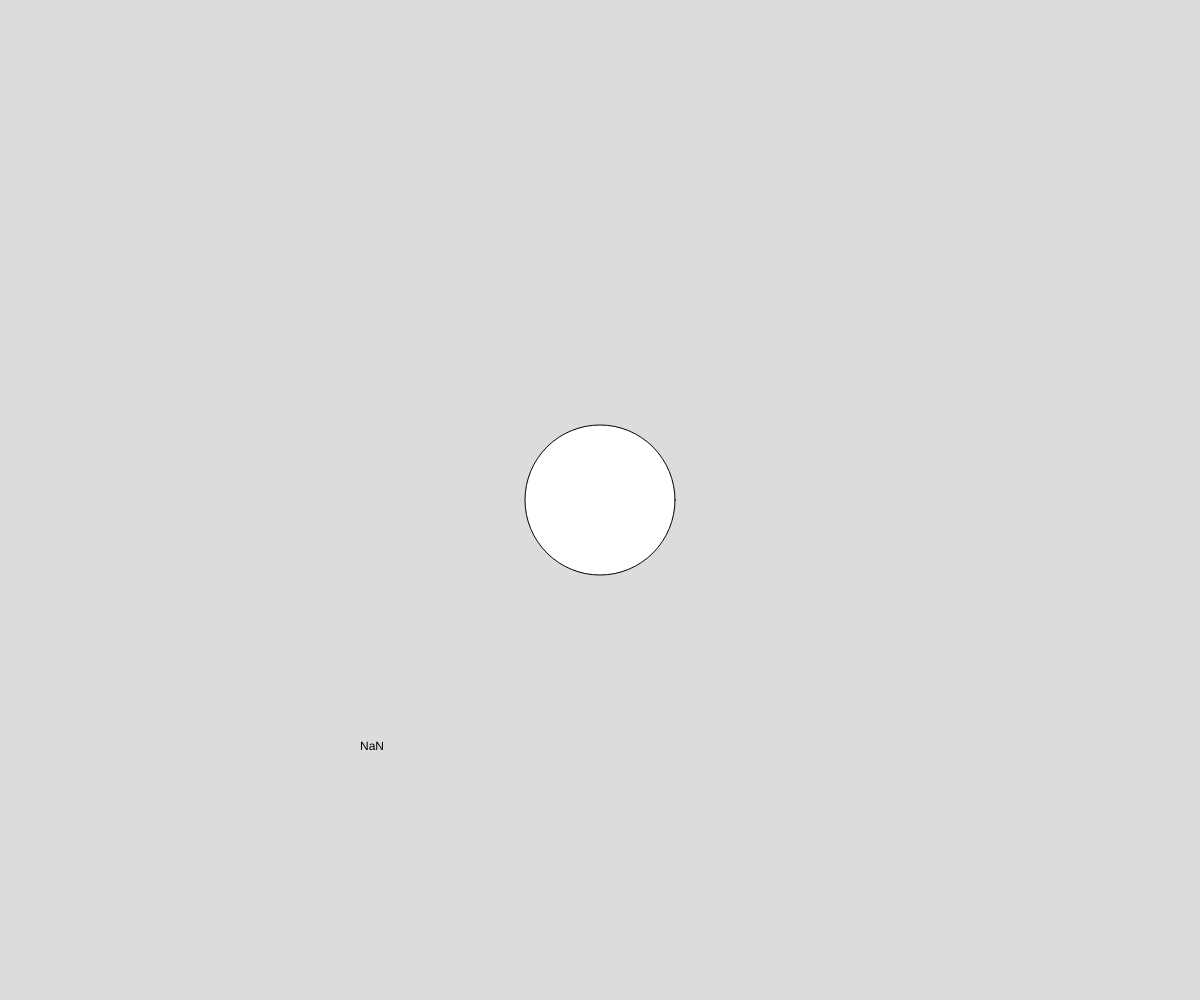
Frame 1 (no input)
Frame 60 (no input): identical to frame 1, image omitted
Frame 120 (the mouse pressed at the canvas centre since frame 60): identical to frame 1, image omitted

The p5.js sketch that drew this single still picture (run headless with seeded random() and noise() and a simulated clock; from frame 60 on, the mouse is pressed at the canvas centre):

// p5.js sketch
// ── sketch.js
// State variables and Timing
// Your Name
// Date
//state variables, switch, Frames/Time

//global variable declarations
let shapeState = 1; //1-circle, 2-square, 3-tri, 4-transistion
let startTime, elaspedTime;

function setup() {
  createCanvas(windowWidth, windowHeight);
  startTime = millis; // should roughly 0
}

function manageTimer(){
//update elapsedTime variable
//and display
  elaspedTime = millis() - startTime;
  text(elaspedTime/1000 , width*0.3, height*0.75);  

}

function drawShape(){
  switch(shapeState){
    case 1:
      circle(width/2, height/2, 150);
      break;
    case 2:
      square(width/2, height/2, 150);
      break;
    case 3:
      let x = width/2; let y = height/2;
      triangle(x-50,y+50, x+50, y-50, x, y-25);
      break;
    case 4:
      for(let i = 0; i < 20; i++){
        let x = random(width*0.4, width*0.8);
        let y = random(height*0.4, height*0.8);
        line(x, y, x+25, y);

      }
  }


}

function keyPressed(){
  //on each keypress, lets advance to the state
  //varible 1->2 2->3 3->4(for 2 seconds)->
  if(shapeState < 4){
    shapeState++;
    if(shapeState === 4){
      startTime = millis();
    }  
  }

}

function draw() {
  background(220);
  drawShape();
  manageTimer(); 
  if(shapeState===4 && elaspedTime >2000){
    shapeState = 1;
  }
}
